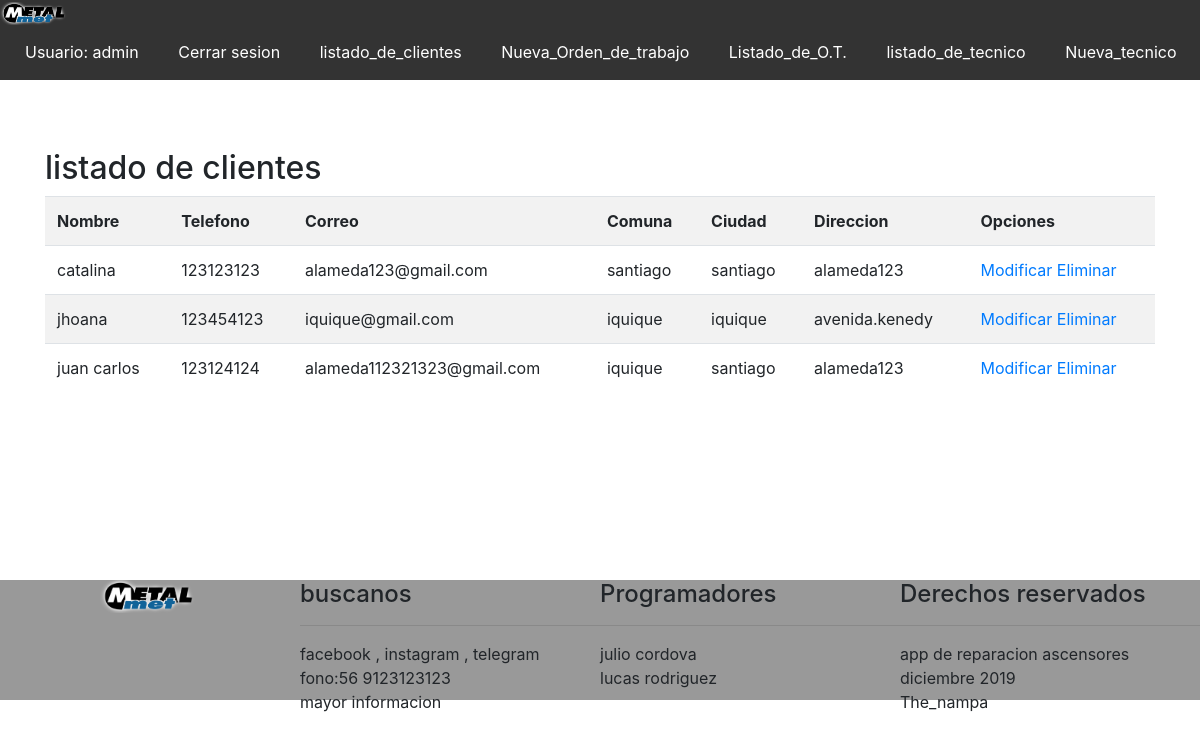
Page /listado-clientes/ (signed in) on the committed database.
### core/models.py (models this page shows, shortened)
class Cliente(models.Model):
    nombre = models.CharField(max_length=50)
    direccion = models.CharField(max_length=100)
    ciudad = models.CharField(max_length=50)
    comuna = models.CharField(max_length=50)
    telefono = models.IntegerField()
    correo = models.CharField(max_length=70)

### core/views.py (the view)
# urls.py: path('listado-clientes/', listado_cliente , name="listado_clientes"),
@permission_required('core.view_cliente')
def listado_cliente(request):
    clientes = Cliente.objects.all()
    data = {
        'clientes' : clientes
    }
    return render(request, 'core/listado_clientes.html', data)

### core/templates/core/listado_clientes.html (shortened to what this page needs)
{% extends 'core/base.html' %}
{% load static %}
{% block contenido %}
<h2>listado de clientes</h2>
<table class="table table-striped">
    <tr>
        <th>Nombre</th>
        <th>Telefono</th>
        <th>Correo</th>
        <th>Comuna</th>
        <th>Ciudad</th>
        <th>Direccion</th>
        <th>Opciones</th>
    </tr>
    {% for p in clientes %}
    <tr>
        <td>{{p.nombre}} </td>
        <td>{{p.telefono}} </td>
        <td>{{p.correo}} </td>
        <td>{{p.comuna}} </td>
        <td>{{p.ciudad}} </td>
        <td>{{p.direccion}} </td>
        <td>
            <a href="{% url 'modificar_cliente' p.id %}">Modificar</a>
            <a href="#" onclick="confirmarEliminacion({{p.id}})">Eliminar</a>
        </td>
    </tr>
    {% endfor %}
</table>
{% endblock %}

### core/templates/core/base.html (shortened to what this page needs)
<!DOCTYPE html>
<html lang="es">
<head>
    {% load static %}
    <link rel="stylesheet" href="{% static 'core/css/estilos.css' %}">
    <link rel="stylesheet" href="https://stackpath.bootstrapcdn.com/bootstrap/4.3.1/css/bootstrap.min.css">
</head>
<body >
    <header>
        <img src="{% static 'core/img/logo.png' %}" alt="Logo" class="logo">
        <nav>
                <ul>
                    {% if user.is_authenticated %}
                        <li>
                            <a href="#">Usuario: {{ user.username }}</a>
                        </li>
                        <li>
                            <a href="{% url 'logout' %}">Cerrar sesion</a>
                        </li>
                        <li>
                            <a href="{% url 'listado_clientes'%}">listado_de_clientes</a>
                        </li>
                        <li>
                            <a href="{% url 'nuevo_ot'%}">Nueva_Orden_de_trabajo</a>
                        </li>
                        <li>
                            <a href="{% url 'listado_ot'%}">Listado_de_O.T.</a>
                        </li>
                        <li>
                            <a href="{% url 'listado_tecnico'%}">listado_de_tecnico</a>
                        </li>
                        <li>
                            <a href="{% url 'nuevo_tecnico'%}">Nueva_tecnico</a>
                        </li>
                        <li>
                            <a href="{% url 'nuevo_cliente'%}">nuevo_cliente</a>
                        </li>
                    {% endif%}
                    <li>
                        <a href="{% url 'index' %}">Home</a>
                    </li>
                    <li>
                        <a href="{% url 'contacto' %}">Contacto</a>
                    </li>
                    <li>
                        <a href="{% url 'galeria' %}">galeria</a>
                    </li>
                </ul>
        </nav>
    </header>
    <div id="principal">
       <br>
       <div class="container">
            {% block contenido %}
            {% endblock %}
       </div>
    </div>
    <footer class="hide_on_mobile">
        <div>
            <img src="{% static 'core/img/logo.png' %}" alt="logo" class="logo_footer">
        </div>
        <div>
            <h4>buscanos</h4>
            <hr>
            <ul>
                <li>facebook , instagram , telegram</li>
                <li>fono:56 9123123123</li>
                <li>mayor informacion</li>
            </ul>
        </div>
        <div>
                <h4>Programadores</h4>
                <hr>
                <ul>
                    <li>julio cordova</li>
                    <li>lucas rodriguez</li>
                </ul>
        </div>
        <div>
                <h4>Derechos reservados </h4>
                <hr>
                <ul>
                    <li>app de reparacion ascensores</li>
                    <li>diciembre 2019</li>
                    <li>The_nampa </li>
                </ul>
        </div>
    </footer>
</body>
</html>

### core/static/core/css/estilos.css (style rules this page uses)
* { margin:0; padding: 0; }
body { background-color:rgb(219, 219, 219); font-family: fantasy; }
header { width: 100%; height: 80px; background-color:#333; transition: all 0.5s; }
#principal { width: 100%; min-height: 500px; height: auto; }
footer { width: 100%; height: 120px; background-color:#999; }
nav { width: auto; float:right; }
nav > ul > li { display: inline-block; margin-left:15px; padding:15px 10px; transition: all 0.5s; }
nav > ul > li > a { color:white; text-decoration: none; }
.logo { width: 70px; }
footer > div { width: 25%; float:left; }
footer li { list-style: none; }
.logo_footer { width: 100px; margin:auto; display: block; }
.hide_on_mobile { display: block; }

### rows in the picture
Cliente: nombre "catalina", telefono "123123123", correo "alameda123@gmail.com", comuna "santiago", ciudad "santiago", direccion "alameda123"
Cliente: nombre "jhoana", telefono "123454123", correo "iquique@gmail.com", comuna "iquique", ciudad "iquique", direccion "avenida.kenedy"
Cliente: nombre "juan carlos", telefono "123124124", correo "alameda112321323@gmail.com", comuna "iquique", ciudad "santiago", direccion "alameda123"

### other values in the picture
{{ user.username }} "admin"
